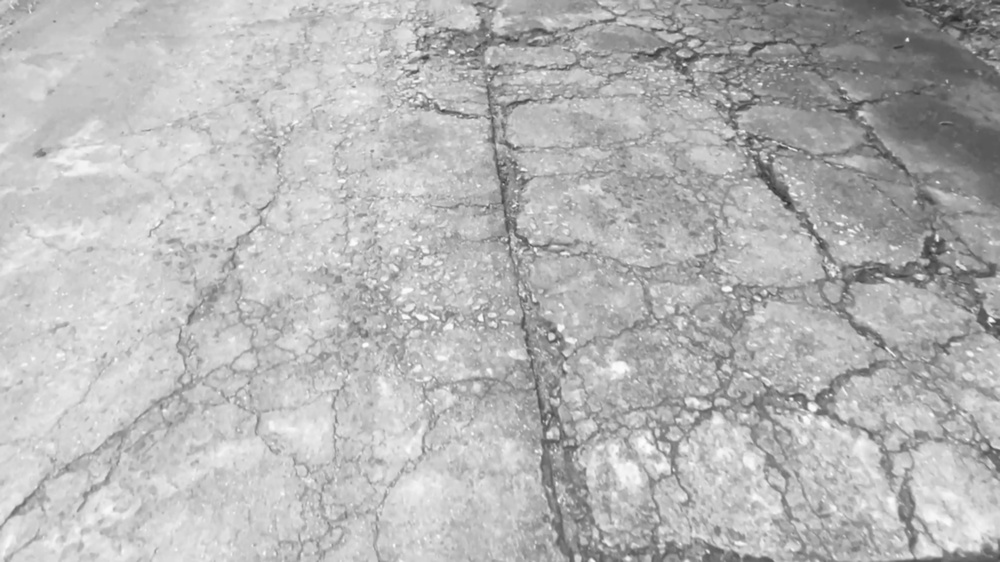
#> input picture frames/enhanced/2_NoiseReduced/aligatorCracking_frame_13.jpg, 1000 x 562 px, shrunk from 1920 x 1080 before the run, found by its file name; its folder holds only this picture in this run
$ jupyter execute illumination.ipynb
#> lines starting #> are read from the running program, lines starting #| are printed output that depends on the picture
#> further down, img is the input picture: shape (562, 1000); min 41, max 254, mean 181.9
### Illumination

[cell 1]
import cv2
import os
import numpy as np
import matplotlib.pyplot as plt

input_folder = "../frames/enhanced/2_NoiseReduced"
output_folder = "../frames/enhanced/3_IlluminationCorrected"

os.makedirs(output_folder, exist_ok=True)

max_images = 3
count = 0

# Contrast Stretching function
def contrast_stretch(img):
    min_val = np.min(img)
#> min_val = 41
    max_val = np.max(img)
#> max_val = 254
    stretched = (img - min_val) * (255 / (max_val - min_val))
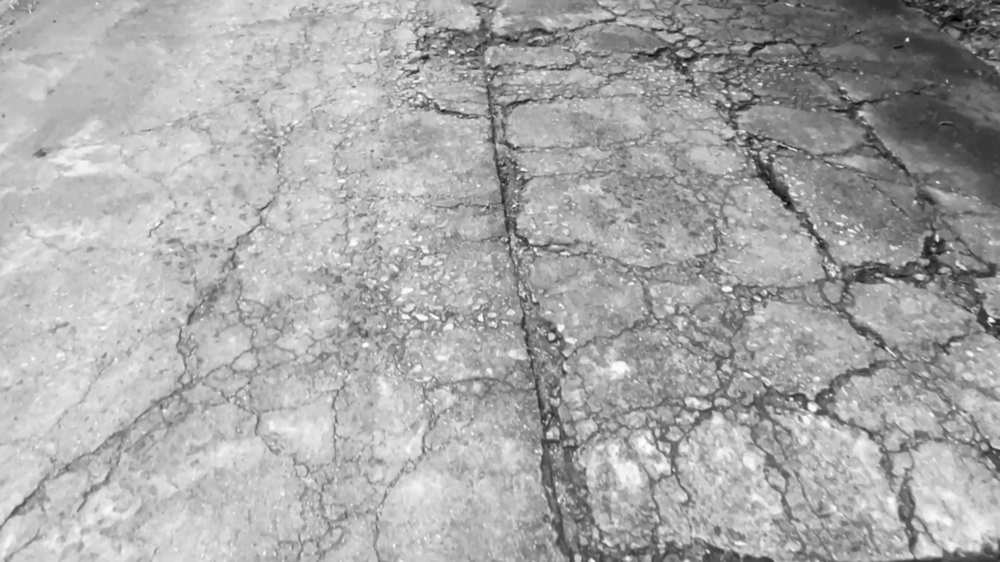
#> stretched: shape (562, 1000) float64; min 0, max 255, mean 168.7
    return stretched.astype(np.uint8)

for file in os.listdir(input_folder):
    if file.endswith((".jpg", ".png", ".jpeg")):

        path = os.path.join(input_folder, file)
        img = cv2.imread(path, cv2.IMREAD_GRAYSCALE)

        if img is None:
            continue

        # Contrast Stretching
        contrast_img = contrast_stretch(img)

        # Histogram Equalization
        hist_eq_img = cv2.equalizeHist(img)
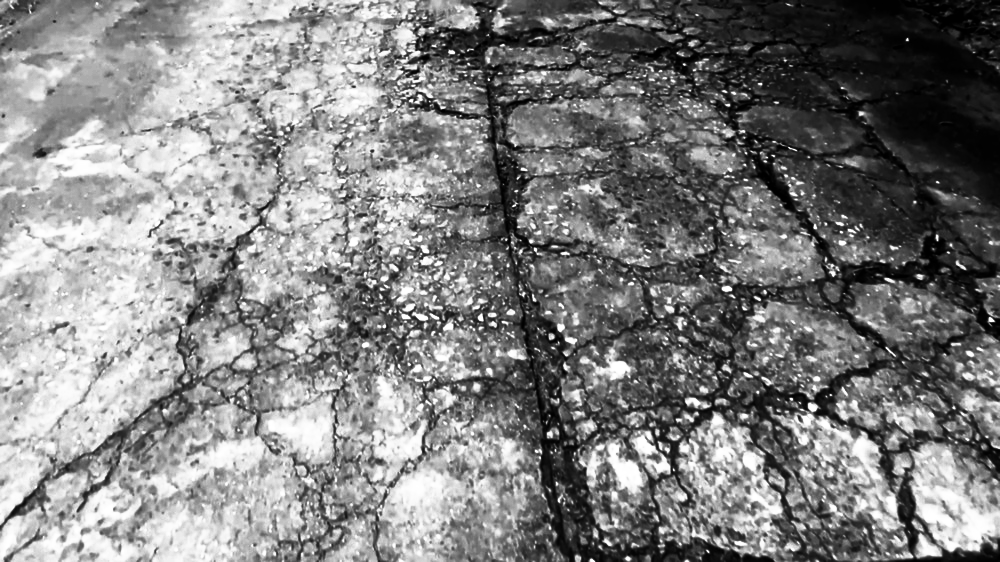
#> hist_eq_img: shape (562, 1000); min 0, max 255, mean 128.9

        # Save one (final choice → histogram equalized)
        cv2.imwrite(os.path.join(output_folder, file), hist_eq_img)

        # Visual Analysis (Before and After)
        if count < max_images:

            plt.figure(figsize=(12,4))

            plt.subplot(1,3,1)
            plt.imshow(img, cmap="gray")
            plt.title("Original")
            plt.axis("off")

            plt.subplot(1,3,2)
            plt.imshow(contrast_img, cmap="gray")
            plt.title("Contrast Stretching")
            plt.axis("off")

            plt.subplot(1,3,3)
            plt.imshow(hist_eq_img, cmap="gray")
            plt.title("Histogram Equalization")
            plt.axis("off")

            plt.suptitle(f"Illumination Correction: {file}")
            plt.show()
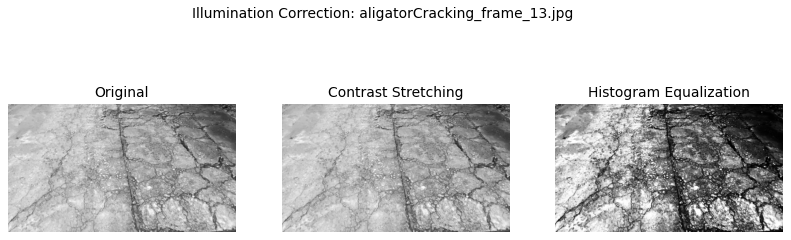
#> figure drawn by matplotlib, 3 panels

            # Histogram Comparison
            plt.figure(figsize=(8,4))

            hist1 = cv2.calcHist([img],[0],None,[256],[0,256])
#> hist1 = 256 values, max 9845 at index 201, min 0 at index 0, mean 2195.3
            hist2 = cv2.calcHist([hist_eq_img],[0],None,[256],[0,256])
#> hist2 = 256 values, max 9845 at index 171, min 0 at index 42, mean 2195.3

            plt.plot(hist1, label="Original")
            plt.plot(hist2, label="Equalized")
            plt.title("Histogram Improvement")
            plt.legend()
            plt.show()
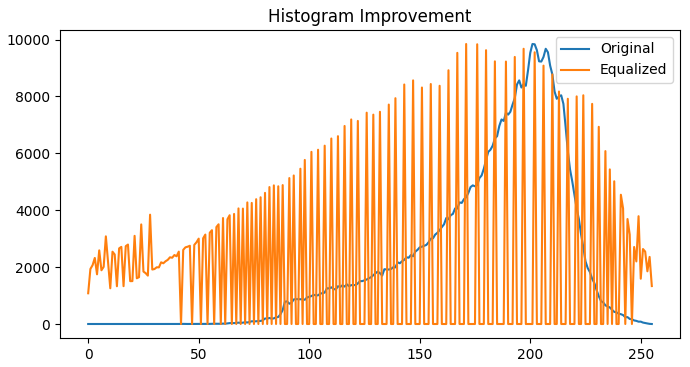
#> figure drawn by matplotlib, 1 panel; curve peaks at x = 201, y = 9845; curve peaks at x = 171, y = 9845

            count += 1

print("Illumination correction completed!")

$ run again, on frames/enhanced/2_NoiseReduced/aligatorCracking_frame__24.jpg
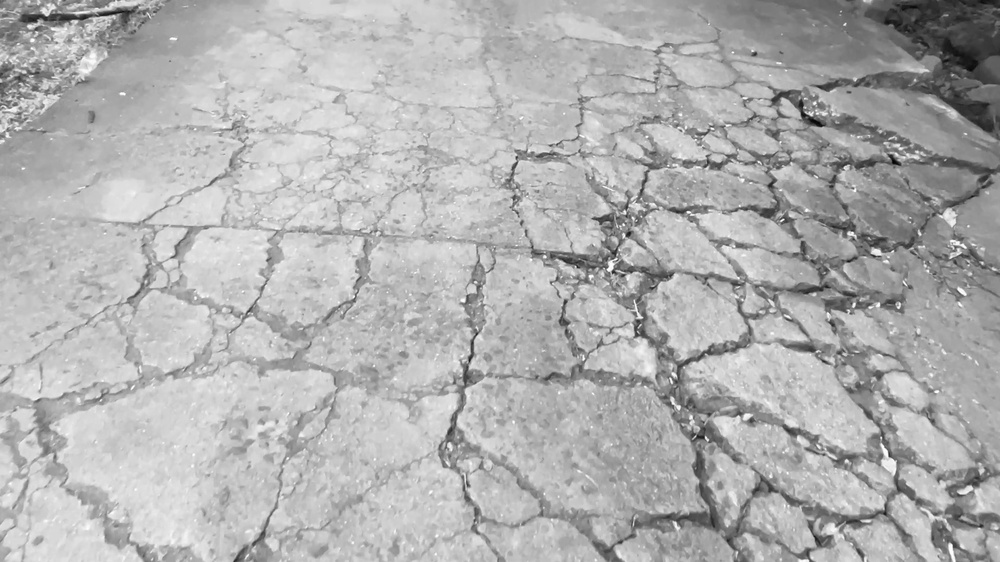
#> input picture frames/enhanced/2_NoiseReduced/aligatorCracking_frame__24.jpg, 1000 x 562 px, shrunk from 1920 x 1080 before the run, found by its file name
#> img is the input picture: shape (562, 1000); min 2, max 255, mean 176.6
#> min_val = 2
#> max_val = 255
#> `plt.show()`:
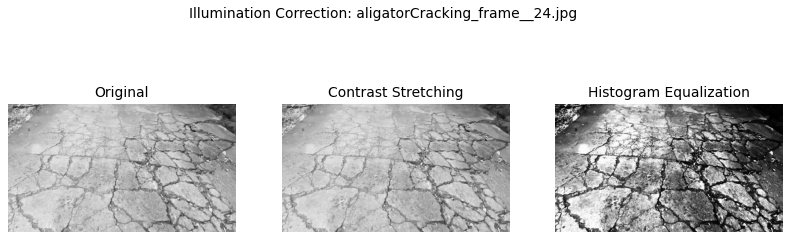
#> figure drawn by matplotlib, 3 panels
#> hist1 = 256 values, max 9277 at index 207, min 0 at index 0, mean 2195.3
#> hist2 = 256 values, max 9277 at index 210, min 0 at index 40, mean 2195.3
#> `plt.show()`:
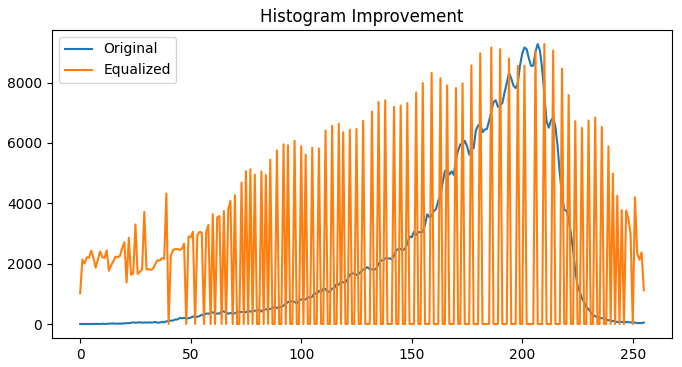
#> figure drawn by matplotlib, 1 panel; curve peaks at x = 207, y = 9277; curve peaks at x = 210, y = 9277

$ run again, on frames/enhanced/2_NoiseReduced/aligatorCracking_frame__29.jpg
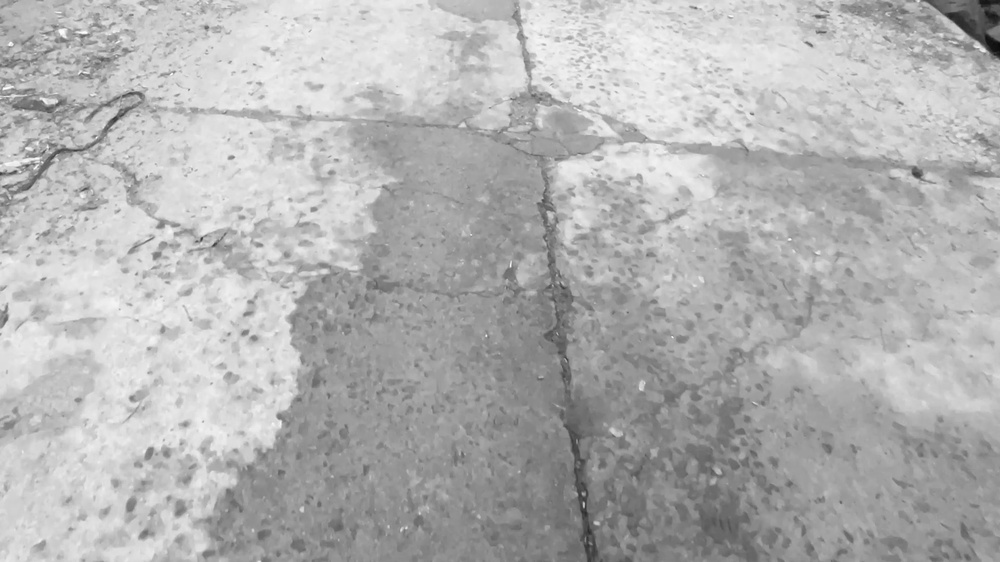
#> input picture frames/enhanced/2_NoiseReduced/aligatorCracking_frame__29.jpg, 1000 x 562 px, shrunk from 1920 x 1080 before the run, found by its file name
#> img is the input picture: shape (562, 1000); min 10, max 255, mean 178.6
#> min_val = 10
#> max_val = 255
#> `plt.show()`:
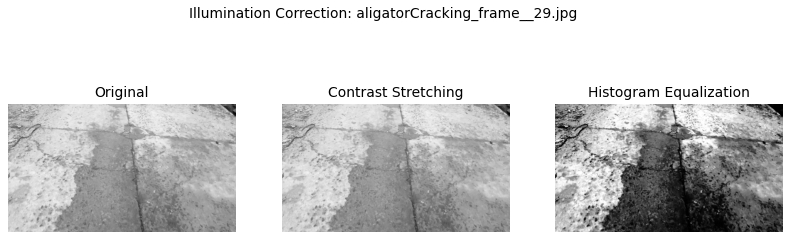
#> figure drawn by matplotlib, 3 panels
#> hist1 = 256 values, max 7538 at index 221, min 0 at index 0, mean 2195.3
#> hist2 = 256 values, max 7538 at index 227, min 0 at index 19, mean 2195.3
#> `plt.show()`:
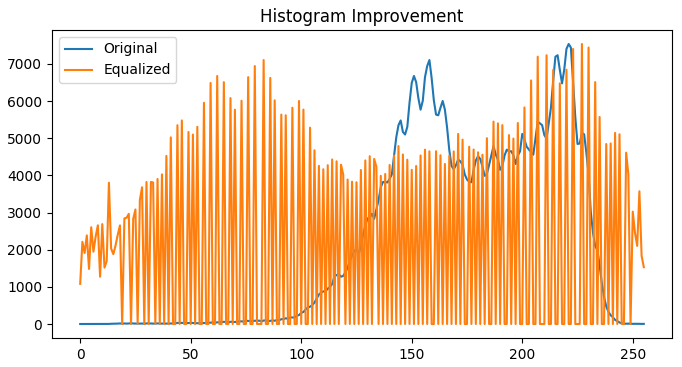
#> figure drawn by matplotlib, 1 panel; curve peaks at x = 221, y = 7538; curve peaks at x = 227, y = 7538

$ run again, on frames/enhanced/2_NoiseReduced/raveling_frame_31.jpg
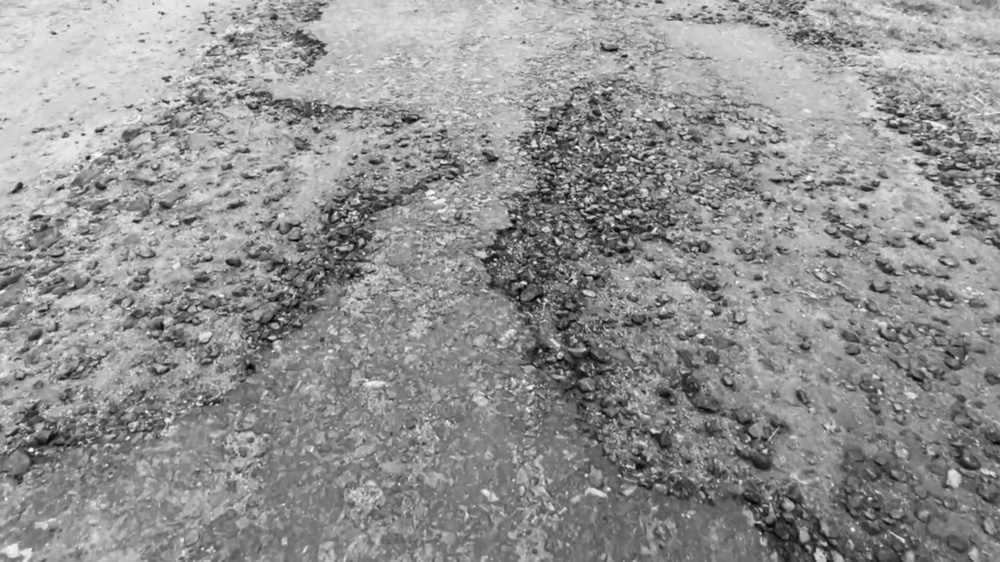
#> input picture frames/enhanced/2_NoiseReduced/raveling_frame_31.jpg, 1000 x 562 px, shrunk from 1920 x 1080 before the run, found by its file name
#> img is the input picture: shape (562, 1000); min 0, max 253, mean 145.6
#> min_val = 0
#> max_val = 253
#> `plt.show()`:
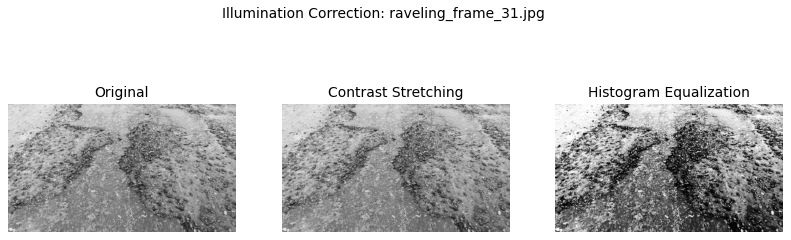
#> figure drawn by matplotlib, 3 panels
#> hist1 = 256 values, max 5169 at index 137, min 0 at index 2, mean 2195.3
#> hist2 = 256 values, max 5169 at index 107, min 0 at index 37, mean 2195.3
#> `plt.show()`:
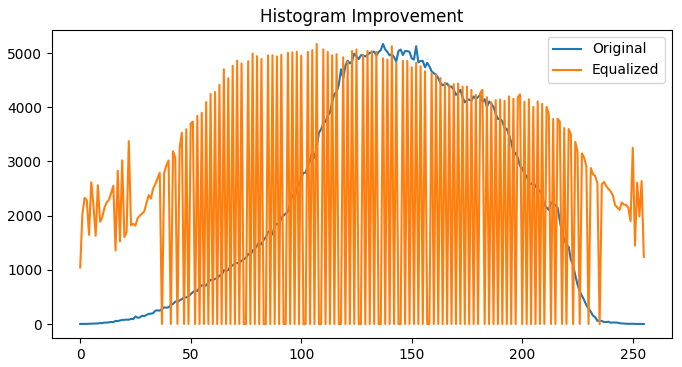
#> figure drawn by matplotlib, 1 panel; curve peaks at x = 137, y = 5169; curve peaks at x = 107, y = 5169

$ run again, on frames/enhanced/2_NoiseReduced/aligatorCracking_frame_19.jpg
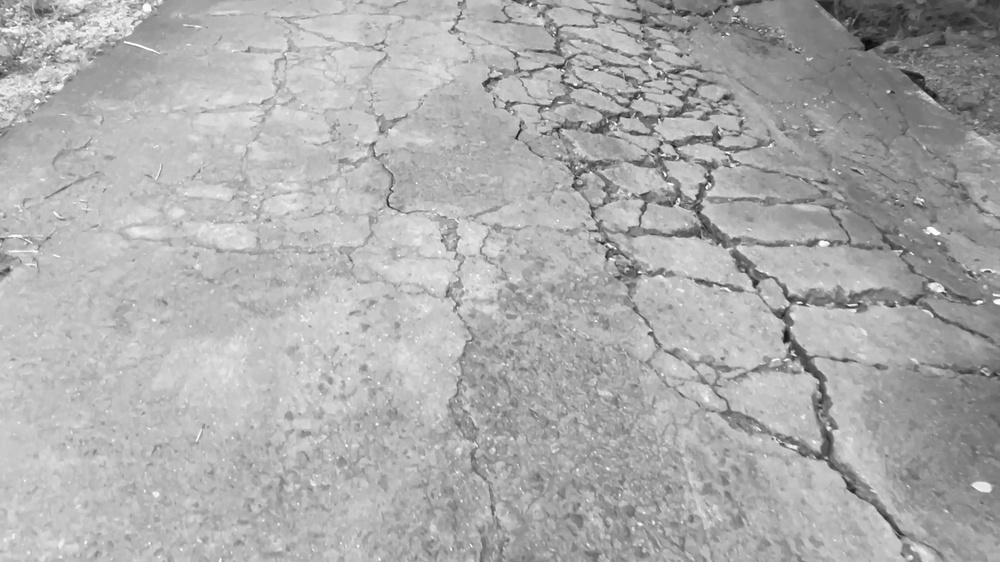
#> input picture frames/enhanced/2_NoiseReduced/aligatorCracking_frame_19.jpg, 1000 x 562 px, shrunk from 1920 x 1080 before the run, found by its file name
#> img is the input picture: shape (562, 1000); min 9, max 255, mean 172.3
#> min_val = 9
#> max_val = 255
#> hist1 = 256 values, max 12623 at index 193, min 0 at index 0, mean 2195.3
#> hist2 = 256 values, max 12623 at index 190, min 0 at index 28, mean 2195.3
#> `plt.show()`:
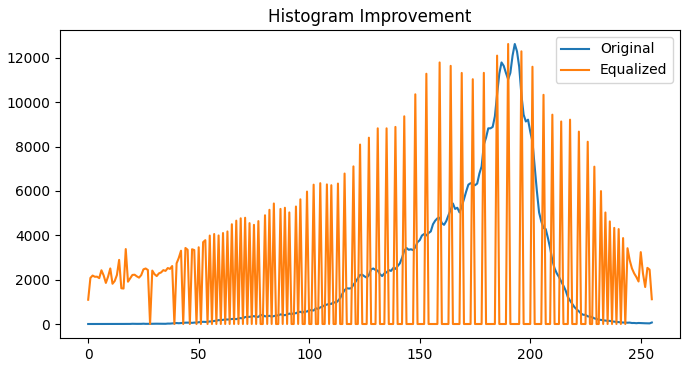
#> figure drawn by matplotlib, 1 panel; curve peaks at x = 193, y = 12623; curve peaks at x = 190, y = 12623
